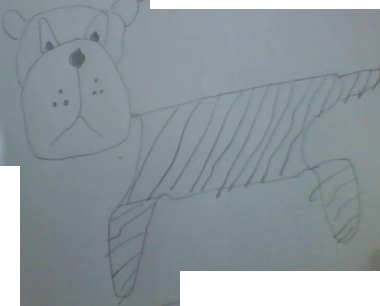
#> input picture tiger.png, 380 x 306 px
$ python ar.py
#> lines starting #> are read from the running program, lines starting #| are printed output that depends on the picture; pictures that were not available may be replaced by others from this repository, and a replacement may not be noted
import cv2
import os
import numpy as np

os.chdir(os.path.dirname(__file__))

# cap = cv2.VideoCapture(0)
imgTarget = cv2.imread('tiger.png')
#> imgTarget is the input picture: shape (306, 380, 3); mean B, G, R 157, 151.9, 141.2
myVid = cv2.VideoCapture('tiger.mp4')
detection = True
frameCounter = 0
# success, imgVideo = myVid.read()
hT, wT, cT = imgTarget.shape
#> hT = 306; wT = 380; cT = 3
imgAR = cv2.imread('paper.png')
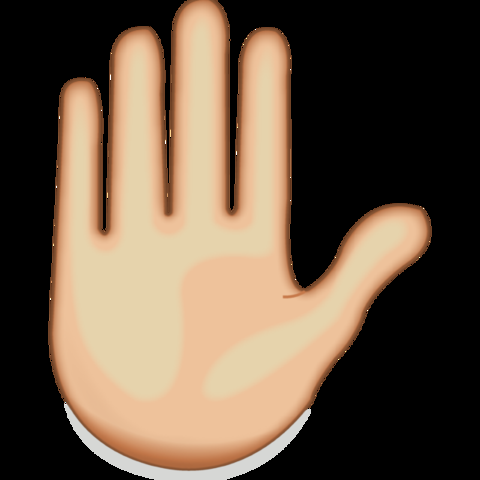
#> input picture paper.png, 480 x 480 px
#> imgAR is the input picture: shape (480, 480, 3); mean B, G, R 69.7, 88.1, 106.5
# imgVideo = cv2.resize(imgVideo, (wT, hT))
imgAR = cv2.resize(imgAR, (hT, wT))
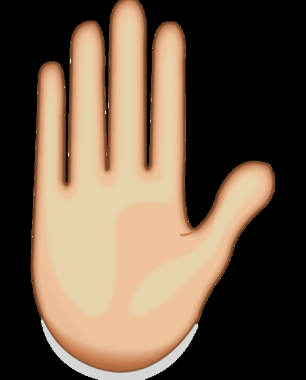
#> imgAR: shape (380, 306, 3); mean B, G, R 69.7, 88.1, 106.5
orb = cv2.ORB_create(nfeatures=1000)
kp1, des1 = orb.detectAndCompute(imgTarget, None)
#> kp1 = 64 keypoints; strongest (x, y, size): (48, 42, 31), (95, 33, 31), (61, 91, 31), (54, 105, 31)
# imgTarget = cv2.drawKeypoints(imgTarget, kp1, None)

while True:
    # success, imgWebcam = cap.read()
    imgWebcam = cv2.imread('tiger1.png')
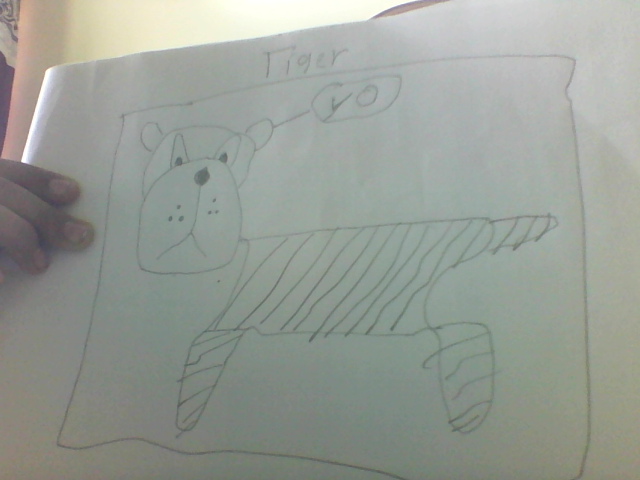
#> input picture tiger1.png, 640 x 480 px
#> imgWebcam is the input picture: shape (480, 640, 3); mean B, G, R 149.7, 157.3, 151.7
    imgAug = imgWebcam.copy()
    kp2, des2 = orb.detectAndCompute(imgWebcam, None)
#> kp2 = 137 keypoints; strongest (x, y, size): (47, 70, 37.2), (49, 69, 44.6), (46, 69, 44.6), (46, 70, 31)
    # imgWebcam = cv2.drawKeypoints(imgWebcam, kp2, None)

    if frameCounter == myVid.get(cv2.CAP_PROP_FRAME_COUNT):
        myVid.set(cv2.CAP_PROP_POS_FRAMES, 0)
        frameCounter = 0
    imgVideo = myVid.read()[1]
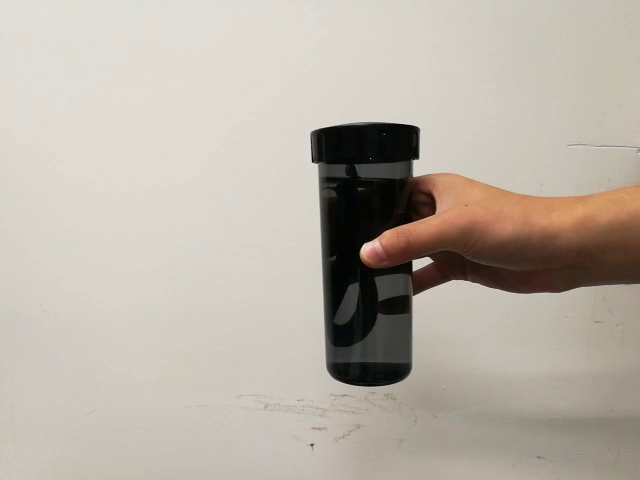
#> input picture frame 21 of cup.mp4, 640 x 480 px, given in place of tiger.mp4, which was not available
#> imgVideo is the input picture: shape (480, 640, 3); mean B, G, R 167.5, 177.8, 185.3
    imgVideo = cv2.resize(imgVideo, (wT, hT))
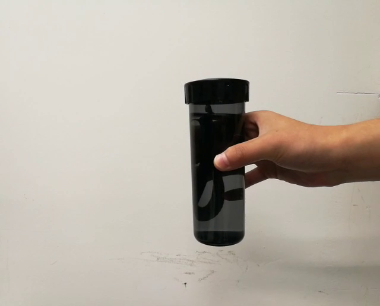
#> imgVideo: shape (306, 380, 3); mean B, G, R 167.5, 177.8, 185.3

    bf = cv2.BFMatcher()
    matches = bf.knnMatch(des1, des2, k=2)
#> matches = 64 matches
    good = []
    for m, n in matches:
        if m.distance < 0.75 * n.distance:
            good.append(m)
#> this loop made 64 passes
#> after the loop, good = 4 matches
    # print(len(good))
    imgFeatures = cv2.drawMatches(imgTarget, kp1, imgWebcam, kp2, good, None, flags=2)
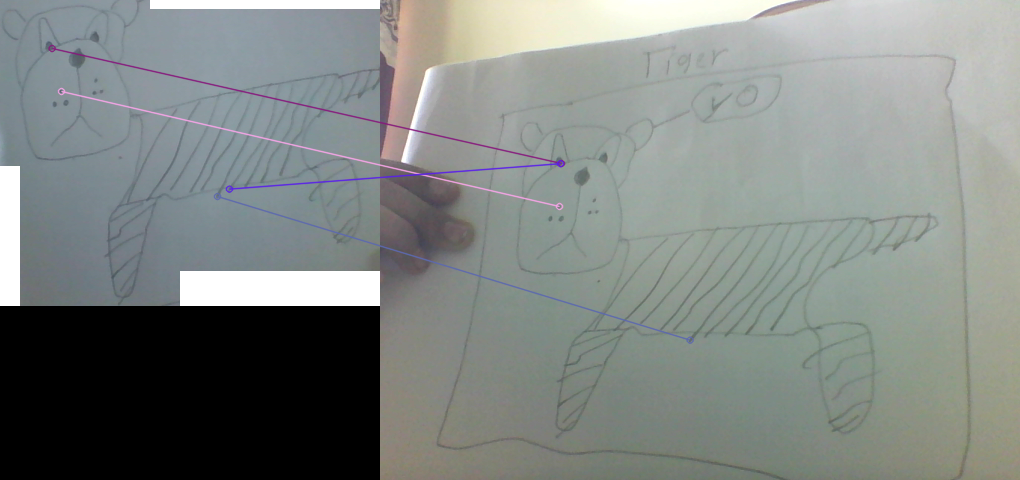
#> imgFeatures: shape (480, 1020, 3); mean B, G, R 131.5, 134.5, 128.8
    if len(good) > 20:
        detection = True
        srcPts = np.float32([kp1[m.queryIdx].pt for m in good]).reshape(-1, 1, 2)
        dstPts = np.float32([kp2[m.trainIdx].pt for m in good]).reshape(-1, 1, 2)
        matrix, mask = cv2.findHomography(srcPts, dstPts, cv2.RANSAC, 5)
        pts = np.float32([[0, 0], [0, hT], [wT, hT], [wT, 0]]).reshape(-1, 1, 2)
        dst = cv2.perspectiveTransform(pts, matrix)
        img2 = imgWebcam.copy()
        cv2.polylines(img2, [np.int32(dst)], True, (255, 0, 255), 3)# img2 = cv2.polylines(imgWebcam, [np.int32(dst)], True, (255, 0, 255), 3)
        # imgAR for img or imgVideo for video
        imgWarp = cv2.warpPerspective(imgVideo, matrix, (imgWebcam.shape[1], imgWebcam.shape[0]))
        maskNew = np.zeros((imgWebcam.shape[0], imgWebcam.shape[1]), np.uint8)
        cv2.fillPoly(maskNew, [np.int32(dst)], (255, 255, 255))
        maskInv = cv2.bitwise_not(maskNew)
        imgAug = cv2.bitwise_and(imgAug, imgAug, mask=maskInv)
        imgAug = cv2.bitwise_or(imgWarp, imgAug)

    cv2.imshow('maskNew', imgAug)
    # [5 lines of commented-out code are left out]
    cv2.imshow('Webcam', imgWebcam)
    frameCounter += 1
    cv2.waitKey(1)
